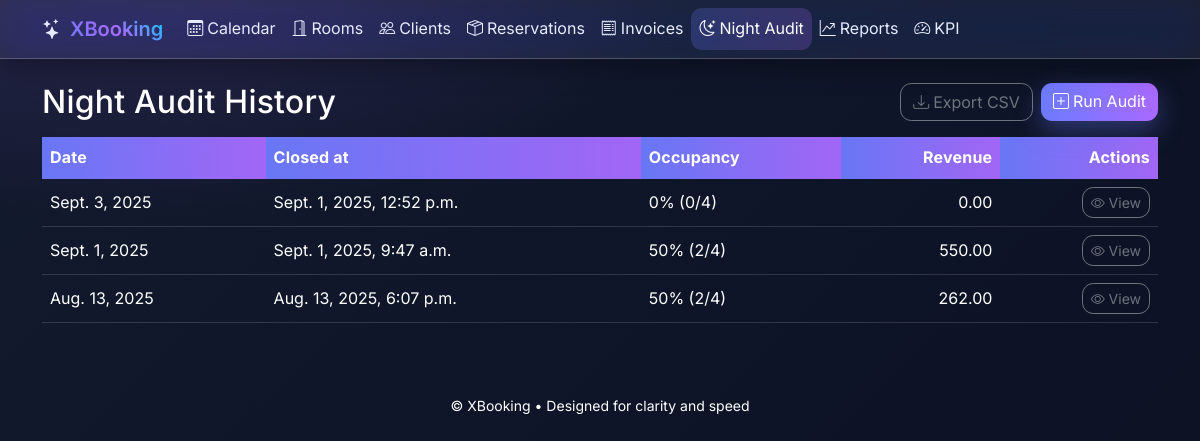
The app's page /audit/history/ (signed in) with its own data.
### hotellapp/models.py (models this page shows, shortened)
class NightAudit(models.Model):
    date = models.DateField(unique=True)
    closed_at = models.DateTimeField(auto_now_add=True)
    totals = models.JSONField(default=dict)
    notes = models.TextField(blank=True, null=True)
    class Meta:
        ordering = ["-date"]

### hotellapp/views.py (the view)
# urls.py: path("audit/history/", NightAuditListView.as_view(), name="night_audit_list"),
@method_decorator(login_required, name="dispatch")
class NightAuditListView(ListView):
    model = NightAudit
    template_name = "hotellapp/night_audit_list.html"
    context_object_name = "audits"
    paginate_by = 20

### templates/hotellapp/night_audit_list.html (shortened to what this page needs)
{% extends "hotellapp/base.html" %}
{% block content %}
<div class="d-flex justify-content-between align-items-center mb-3">
  <h2 class="mb-0">Night Audit History</h2>
  <div class="d-flex gap-2">
    <a class="btn btn-outline-secondary" href="{% url 'night_audit_export_csv' %}"><i class="bi bi-download me-1"></i>Export CSV</a>
    <a class="btn btn-primary" href="{% url 'night_audit' %}"><i class="bi bi-plus-square me-1"></i>Run Audit</a>
  </div>
</div>
<table class="table table-hover align-middle">
  <thead class="table-light">
    <tr>
      <th>Date</th>
      <th>Closed at</th>
      <th>Occupancy</th>
      <th class="text-end">Revenue</th>
      <th class="text-end">Actions</th>
    </tr>
  </thead>
  <tbody>
    {% for a in audits %}
      <tr>
        <td>{{ a.date }}</td>
        <td>{{ a.closed_at }}</td>
        <td>{{ a.totals.occupancy_percent }}% ({{ a.totals.occupied_rooms }}/{{ a.totals.total_rooms }})</td>
        <td class="text-end">{{ a.totals.revenue }}</td>
        <td class="text-end">
          <a class="btn btn-sm btn-outline-secondary" href="{% url 'night_audit_detail' a.pk %}"><i class="bi bi-eye"></i> View</a>
        </td>
      </tr>
    {% empty %}
      <tr><td colspan="5" class="text-center text-muted">No audits yet.</td></tr>
    {% endfor %}
  </tbody>
</table>
{% endblock %}

### static/css/app.css (style rules this page uses)
:root { --brand-primary: #5b6cff; --brand-secondary: #9b5de5; --brand-accent: #00d4ff; --brand-success: #22c55e; --brand-danger: #ef4444; --brand-warning: #f59e0b; --bg-900: #0f172a; --bg-800: #1e293b; --text-100: #ffffff; --text-300: #1e50af; --text-muted: #000000; --status-booked: var(--brand-primary); --status-checked-in: #16a34a; --status-checked-out: #7c3aed; --status-canceled: #dc2626; --room-available: #14b8a6; --room-occupied: #f97316; --room-cleaning: #facc15; --surface: rgba(255,255,255,0.06); --surface-strong: rgba(255,255,255,0.10); --border: rgba(255,255,255,0.15); --space-1: .25rem; --space-2: .5rem; --space-3: .75rem; --space-4: 1rem; --space-6: 1.5rem; --space-8: 2rem; }
html, body { height: 100%; }
body { font-family: "Inter", system-ui, -apple-system, "Segoe UI", Roboto, "Helvetica Neue", Arial, "Noto Sans", sans-serif; line-height: 1.6; background: radial-gradient(1200px 600px at 0% 0%, rgba(155,93,229,0.14), transparent 50%), radial-gradient(1200px 600px at 100% 100%, rgba(0,212,255,0.14), transparent 50%), linear-gradient(135deg, var(--bg-800), var(--bg-900)); color: var(--text-100); }
p, li, dt, dd, label, td, th, small, span, .form-label { color: var(--text-100); }
h1, h2, h3, h4, h5 { letter-spacing: .2px; margin-bottom: var(--space-4); color: var(--text-100); }
.btn { border-radius: .7rem; }
.btn-primary { background: linear-gradient(90deg, var(--brand-primary), var(--brand-secondary)); border: 0; box-shadow: 0 8px 20px rgba(91,108,255,0.25); transition: all .25s ease; color: #fff; }
.table, .table tbody, .table tr, .table td, .table th { color: var(--text-100) !important; background-color: transparent; }
.table thead th { background: linear-gradient(90deg, rgba(91,108,255,.9), rgba(155,93,229,.9)); color: #fff !important; border: 0; }
.table > :not(caption) > * > * { border-color: rgba(255,255,255,0.15); }
.table-light, .table-light > * > tr > th, .table-light > * > tr > td { background-color: rgba(255,255,255,0.08) !important; color: var(--text-100) !important; border-color: rgba(255,255,255,0.15) !important; }

### static/css/theme_modern.css (style rules this page uses)
:root { --aurora-1: #6c7bff; --aurora-2: #a969ff; --aurora-3: #00d0ff; --aurora-ink: #e8ecff; --aurora-ink-soft: rgba(232, 236, 255, 0.7); --surface-0: rgba(255,255,255,0.08); --surface-1: rgba(255,255,255,0.12); --border-strong: rgba(255,255,255,0.22); }
body { background: radial-gradient(1200px 600px at 10% -10%, rgba(169,105,255,0.18), transparent 50%), radial-gradient(1000px 500px at 110% 110%, rgba(0,208,255,0.18), transparent 50%), linear-gradient(135deg, #121a2e, #0b1022) !important; color: var(--aurora-ink); }
.btn { border-radius: .7rem !important; }
.btn-primary { background: linear-gradient(90deg, var(--aurora-1), var(--aurora-2)) !important; border: 0 !important; color: #fff !important; box-shadow: 0 10px 26px rgba(108,123,255,.35) !important; }
.table, .table tbody, .table tr, .table td, .table th { color: #fff !important; background-color: transparent !important; border-color: rgba(255,255,255,0.14) !important; }
.table thead th { background: linear-gradient(90deg, rgba(108,123,255,.95), rgba(169,105,255,.95)) !important; border: 0 !important; color: #fff !important; text-transform: none; letter-spacing: .2px; }
.table-hover tbody tr { transition: background .18s ease, transform .06s ease; }

### records on screen
NightAudit: date "Sept. 3, 2025", closed_at "Sept. 1, 2025, 12:52 p.m.", totals.occupancy_percent "0", totals.occupied_rooms "0", totals.total_rooms "4", totals.revenue "0.00"
NightAudit: date "Sept. 1, 2025", closed_at "Sept. 1, 2025, 9:47 a.m.", totals.occupancy_percent "50", totals.occupied_rooms "2", totals.total_rooms "4", totals.revenue "550.00"
NightAudit: date "Aug. 13, 2025", closed_at "Aug. 13, 2025, 6:07 p.m.", totals.occupancy_percent "50", totals.occupied_rooms "2", totals.total_rooms "4", totals.revenue "262.00"
